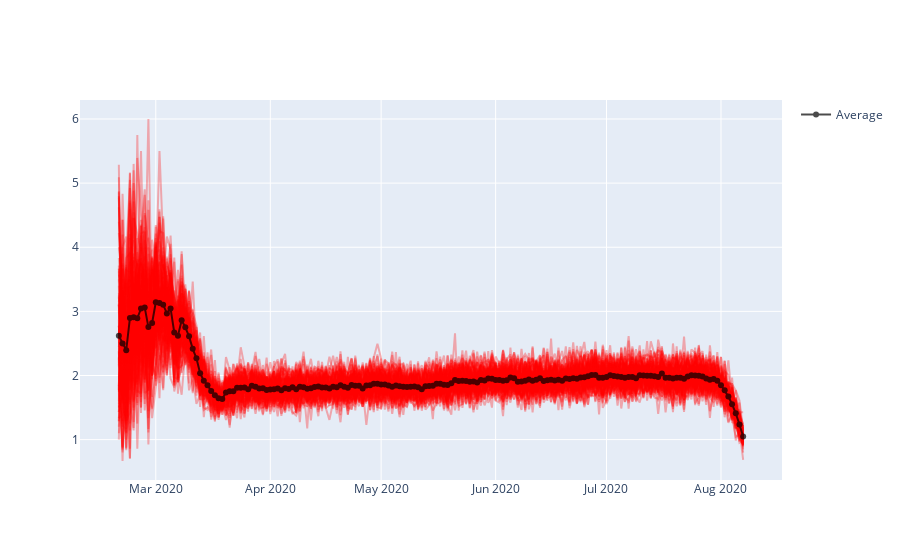

Here is the notebook cell this chart was saved with:
### Code cell
fig = go.Figure()


x = pd.date_range(pd.datetime(2020, 2, 15+5), periods=len(mobility_trends)-15)

for d in data:
    r = []
    for day in range(1+5, len(mobility_trends)):
        infected = d[0][d[0][:,2] == day][:, 0]
        r.append(np.mean([d[1][i] for i in infected]))
    fig.add_trace(go.Scatter(x=x, y=r, mode='lines', line=dict(color='red'), opacity=0.3, showlegend=False))

mean_line = []
for day in range(1+5, len(mobility_trends)):
    r = []
    for d in data:
        infected = d[0][d[0][:,2] == day][:, 0]
        r.extend([d[1][i] for i in infected])
    mean_line.append(np.mean(r))

fig.add_trace(go.Scatter(x=x, y=mean_line, mode='markers+lines', 
                         line=dict(color='black'), opacity=0.7, name='Average'))

fig.write_image('light_quearentine_rt.png', scale=3)
fig.show()

### Figure 1 — Plotly figure (JSON) as saved in the notebook; plotly's stock layout.template omitted (floating-point values rounded to 4 significant figures; data arrays with more than 128 entries replaced by an {"elided": "..."} marker saying what was removed)
{"data": [{"line": {"color": "red"}, "mode": "lines", "opacity": 0.3, "showlegend": false, "type": "scatter", "x": {"elided": "170 str values"}, "y": {"elided": "179 float values"}}, {"line": {"color": "red"}, "mode": "lines", "opacity": 0.3, "showlegend": false, "type": "scatter", "x": {"elided": "170 str values"}, "y": {"elided": "179 float values"}}, {"line": {"color": "red"}, "mode": "lines", "opacity": 0.3, "showlegend": false, "type": "scatter", "x": {"elided": "170 str values"}, "y": {"elided": "179 float values"}}, {"line": {"color": "red"}, "mode": "lines", "opacity": 0.3, "showlegend": false, "type": "scatter", "x": {"elided": "170 str values"}, "y": {"elided": "179 float values"}}, {"line": {"color": "red"}, "mode": "lines", "opacity": 0.3, "showlegend": false, "type": "scatter", "x": {"elided": "170 str values"}, "y": {"elided": "179 float values"}}, {"line": {"color": "red"}, "mode": "lines", "opacity": 0.3, "showlegend": false, "type": "scatter", "x": {"elided": "170 str values"}, "y": {"elided": "179 float values"}}, {"line": {"color": "red"}, "mode": "lines", "opacity": 0.3, "showlegend": false, "type": "scatter", "x": {"elided": "170 str values"}, "y": {"elided": "179 float values"}}, {"line": {"color": "red"}, "mode": "lines", "opacity": 0.3, "showlegend": false, "type": "scatter", "x": {"elided": "170 str values"}, "y": {"elided": "179 float values"}}, {"line": {"color": "red"}, "mode": "lines", "opacity": 0.3, "showlegend": false, "type": "scatter", "x": {"elided": "170 str values"}, "y": {"elided": "179 float values"}}, {"line": {"color": "red"}, "mode": "lines", "opacity": 0.3, "showlegend": false, "type": "scatter", "x": {"elided": "170 str values"}, "y": {"elided": "179 float values"}}, {"line": {"color": "red"}, "mode": "lines", "opacity": 0.3, "showlegend": false, "type": "scatter", "x": {"elided": "170 str values"}, "y": {"elided": "179 float values"}}, {"line": {"color": "red"}, "mode": "lines", "opacity": 0.3, "showlegend": false, "type": "scatter", "x": {"elided": "170 str values"}, "y": {"elided": "179 float values"}}, {"line": {"color": "red"}, "mode": "lines", "opacity": 0.3, "showlegend": false, "type": "scatter", "x": {"elided": "170 str values"}, "y": {"elided": "179 float values"}}, {"line": {"color": "red"}, "mode": "lines", "opacity": 0.3, "showlegend": false, "type": "scatter", "x": {"elided": "170 str values"}, "y": {"elided": "179 float values"}}, {"line": {"color": "red"}, "mode": "lines", "opacity": 0.3, "showlegend": false, "type": "scatter", "x": {"elided": "170 str values"}, "y": {"elided": "179 float values"}}, {"line": {"color": "red"}, "mode": "lines", "opacity": 0.3, "showlegend": false, "type": "scatter", "x": {"elided": "170 str values"}, "y": {"elided": "179 float values"}}, {"line": {"color": "red"}, "mode": "lines", "opacity": 0.3, "showlegend": false, "type": "scatter", "x": {"elided": "170 str values"}, "y": {"elided": "179 float values"}}, {"line": {"color": "red"}, "mode": "lines", "opacity": 0.3, "showlegend": false, "type": "scatter", "x": {"elided": "170 str values"}, "y": {"elided": "179 float values"}}, {"line": {"color": "red"}, "mode": "lines", "opacity": 0.3, "showlegend": false, "type": "scatter", "x": {"elided": "170 str values"}, "y": {"elided": "179 float values"}}, {"line": {"color": "red"}, "mode": "lines", "opacity": 0.3, "showlegend": false, "type": "scatter", "x": {"elided": "170 str values"}, "y": {"elided": "179 float values"}}, {"line": {"color": "red"}, "mode": "lines", "opacity": 0.3, "showlegend": false, "type": "scatter", "x": {"elided": "170 str values"}, "y": {"elided": "179 float values"}}, {"line": {"color": "red"}, "mode": "lines", "opacity": 0.3, "showlegend": false, "type": "scatter", "x": {"elided": "170 str values"}, "y": {"elided": "179 float values"}}, {"line": {"color": "red"}, "mode": "lines", "opacity": 0.3, "showlegend": false, "type": "scatter", "x": {"elided": "170 str values"}, "y": {"elided": "179 float values"}}, {"line": {"color": "red"}, "mode": "lines", "opacity": 0.3, "showlegend": false, "type": "scatter", "x": {"elided": "170 str values"}, "y": {"elided": "179 float values"}}, {"line": {"color": "red"}, "mode": "lines", "opacity": 0.3, "showlegend": false, "type": "scatter", "x": {"elided": "170 str values"}, "y": {"elided": "179 float values"}}, {"line": {"color": "red"}, "mode": "lines", "opacity": 0.3, "showlegend": false, "type": "scatter", "x": {"elided": "170 str values"}, "y": {"elided": "179 float values"}}, {"line": {"color": "red"}, "mode": "lines", "opacity": 0.3, "showlegend": false, "type": "scatter", "x": {"elided": "170 str values"}, "y": {"elided": "179 float values"}}, {"line": {"color": "red"}, "mode": "lines", "opacity": 0.3, "showlegend": false, "type": "scatter", "x": {"elided": "170 str values"}, "y": {"elided": "179 float values"}}, {"line": {"color": "red"}, "mode": "lines", "opacity": 0.3, "showlegend": false, "type": "scatter", "x": {"elided": "170 str values"}, "y": {"elided": "179 float values"}}, {"line": {"color": "red"}, "mode": "lines", "opacity": 0.3, "showlegend": false, "type": "scatter", "x": {"elided": "170 str values"}, "y": {"elided": "179 float values"}}, {"line": {"color": "red"}, "mode": "lines", "opacity": 0.3, "showlegend": false, "type": "scatter", "x": {"elided": "170 str values"}, "y": {"elided": "179 float values"}}, {"line": {"color": "red"}, "mode": "lines", "opacity": 0.3, "showlegend": false, "type": "scatter", "x": {"elided": "170 str values"}, "y": {"elided": "179 float values"}}, {"line": {"color": "red"}, "mode": "lines", "opacity": 0.3, "showlegend": false, "type": "scatter", "x": {"elided": "170 str values"}, "y": {"elided": "179 float values"}}, {"line": {"color": "red"}, "mode": "lines", "opacity": 0.3, "showlegend": false, "type": "scatter", "x": {"elided": "170 str values"}, "y": {"elided": "179 float values"}}, {"line": {"color": "red"}, "mode": "lines", "opacity": 0.3, "showlegend": false, "type": "scatter", "x": {"elided": "170 str values"}, "y": {"elided": "179 float values"}}, {"line": {"color": "red"}, "mode": "lines", "opacity": 0.3, "showlegend": false, "type": "scatter", "x": {"elided": "170 str values"}, "y": {"elided": "179 float values"}}, {"line": {"color": "red"}, "mode": "lines", "opacity": 0.3, "showlegend": false, "type": "scatter", "x": {"elided": "170 str values"}, "y": {"elided": "179 float values"}}, {"line": {"color": "red"}, "mode": "lines", "opacity": 0.3, "showlegend": false, "type": "scatter", "x": {"elided": "170 str values"}, "y": {"elided": "179 float values"}}, {"line": {"color": "red"}, "mode": "lines", "opacity": 0.3, "showlegend": false, "type": "scatter", "x": {"elided": "170 str values"}, "y": {"elided": "179 float values"}}, {"line": {"color": "red"}, "mode": "lines", "opacity": 0.3, "showlegend": false, "type": "scatter", "x": {"elided": "170 str values"}, "y": {"elided": "179 float values"}}, {"line": {"color": "red"}, "mode": "lines", "opacity": 0.3, "showlegend": false, "type": "scatter", "x": {"elided": "170 str values"}, "y": {"elided": "179 float values"}}, {"line": {"color": "red"}, "mode": "lines", "opacity": 0.3, "showlegend": false, "type": "scatter", "x": {"elided": "170 str values"}, "y": {"elided": "179 float values"}}, {"line": {"color": "red"}, "mode": "lines", "opacity": 0.3, "showlegend": false, "type": "scatter", "x": {"elided": "170 str values"}, "y": {"elided": "179 float values"}}, {"line": {"color": "red"}, "mode": "lines", "opacity": 0.3, "showlegend": false, "type": "scatter", "x": {"elided": "170 str values"}, "y": {"elided": "179 float values"}}, {"line": {"color": "red"}, "mode": "lines", "opacity": 0.3, "showlegend": false, "type": "scatter", "x": {"elided": "170 str values"}, "y": {"elided": "179 float values"}}, {"line": {"color": "red"}, "mode": "lines", "opacity": 0.3, "showlegend": false, "type": "scatter", "x": {"elided": "170 str values"}, "y": {"elided": "179 float values"}}, {"line": {"color": "red"}, "mode": "lines", "opacity": 0.3, "showlegend": false, "type": "scatter", "x": {"elided": "170 str values"}, "y": {"elided": "179 float values"}}, {"line": {"color": "red"}, "mode": "lines", "opacity": 0.3, "showlegend": false, "type": "scatter", "x": {"elided": "170 str values"}, "y": {"elided": "179 float values"}}, {"line": {"color": "red"}, "mode": "lines", "opacity": 0.3, "showlegend": false, "type": "scatter", "x": {"elided": "170 str values"}, "y": {"elided": "179 float values"}}, {"line": {"color": "red"}, "mode": "lines", "opacity": 0.3, "showlegend": false, "type": "scatter", "x": {"elided": "170 str values"}, "y": {"elided": "179 float values"}}, {"line": {"color": "red"}, "mode": "lines", "opacity": 0.3, "showlegend": false, "type": "scatter", "x": {"elided": "170 str values"}, "y": {"elided": "179 float values"}}, {"line": {"color": "red"}, "mode": "lines", "opacity": 0.3, "showlegend": false, "type": "scatter", "x": {"elided": "170 str values"}, "y": {"elided": "179 float values"}}, {"line": {"color": "red"}, "mode": "lines", "opacity": 0.3, "showlegend": false, "type": "scatter", "x": {"elided": "170 str values"}, "y": {"elided": "179 float values"}}, {"line": {"color": "red"}, "mode": "lines", "opacity": 0.3, "showlegend": false, "type": "scatter", "x": {"elided": "170 str values"}, "y": {"elided": "179 float values"}}, {"line": {"color": "red"}, "mode": "lines", "opacity": 0.3, "showlegend": false, "type": "scatter", "x": {"elided": "170 str values"}, "y": {"elided": "179 float values"}}, {"line": {"color": "red"}, "mode": "lines", "opacity": 0.3, "showlegend": false, "type": "scatter", "x": {"elided": "170 str values"}, "y": {"elided": "179 float values"}}, {"line": {"color": "red"}, "mode": "lines", "opacity": 0.3, "showlegend": false, "type": "scatter", "x": {"elided": "170 str values"}, "y": {"elided": "179 float values"}}, {"line": {"color": "red"}, "mode": "lines", "opacity": 0.3, "showlegend": false, "type": "scatter", "x": {"elided": "170 str values"}, "y": {"elided": "179 float values"}}, {"line": {"color": "red"}, "mode": "lines", "opacity": 0.3, "showlegend": false, "type": "scatter", "x": {"elided": "170 str values"}, "y": {"elided": "179 float values"}}, {"line": {"color": "red"}, "mode": "lines", "opacity": 0.3, "showlegend": false, "type": "scatter", "x": {"elided": "170 str values"}, "y": {"elided": "179 float values"}}, {"line": {"color": "red"}, "mode": "lines", "opacity": 0.3, "showlegend": false, "type": "scatter", "x": {"elided": "170 str values"}, "y": {"elided": "179 float values"}}, {"line": {"color": "red"}, "mode": "lines", "opacity": 0.3, "showlegend": false, "type": "scatter", "x": {"elided": "170 str values"}, "y": {"elided": "179 float values"}}, {"line": {"color": "red"}, "mode": "lines", "opacity": 0.3, "showlegend": false, "type": "scatter", "x": {"elided": "170 str values"}, "y": {"elided": "179 float values"}}, {"line": {"color": "red"}, "mode": "lines", "opacity": 0.3, "showlegend": false, "type": "scatter", "x": {"elided": "170 str values"}, "y": {"elided": "179 float values"}}, {"line": {"color": "red"}, "mode": "lines", "opacity": 0.3, "showlegend": false, "type": "scatter", "x": {"elided": "170 str values"}, "y": {"elided": "179 float values"}}, {"line": {"color": "red"}, "mode": "lines", "opacity": 0.3, "showlegend": false, "type": "scatter", "x": {"elided": "170 str values"}, "y": {"elided": "179 float values"}}, {"line": {"color": "red"}, "mode": "lines", "opacity": 0.3, "showlegend": false, "type": "scatter", "x": {"elided": "170 str values"}, "y": {"elided": "179 float values"}}, {"line": {"color": "red"}, "mode": "lines", "opacity": 0.3, "showlegend": false, "type": "scatter", "x": {"elided": "170 str values"}, "y": {"elided": "179 float values"}}, {"line": {"color": "red"}, "mode": "lines", "opacity": 0.3, "showlegend": false, "type": "scatter", "x": {"elided": "170 str values"}, "y": {"elided": "179 float values"}}, {"line": {"color": "red"}, "mode": "lines", "opacity": 0.3, "showlegend": false, "type": "scatter", "x": {"elided": "170 str values"}, "y": {"elided": "179 float values"}}, {"line": {"color": "red"}, "mode": "lines", "opacity": 0.3, "showlegend": false, "type": "scatter", "x": {"elided": "170 str values"}, "y": {"elided": "179 float values"}}, {"line": {"color": "red"}, "mode": "lines", "opacity": 0.3, "showlegend": false, "type": "scatter", "x": {"elided": "170 str values"}, "y": {"elided": "179 float values"}}, {"line": {"color": "red"}, "mode": "lines", "opacity": 0.3, "showlegend": false, "type": "scatter", "x": {"elided": "170 str values"}, "y": {"elided": "179 float values"}}, {"line": {"color": "red"}, "mode": "lines", "opacity": 0.3, "showlegend": false, "type": "scatter", "x": {"elided": "170 str values"}, "y": {"elided": "179 float values"}}, {"line": {"color": "red"}, "mode": "lines", "opacity": 0.3, "showlegend": false, "type": "scatter", "x": {"elided": "170 str values"}, "y": {"elided": "179 float values"}}, {"line": {"color": "red"}, "mode": "lines", "opacity": 0.3, "showlegend": false, "type": "scatter", "x": {"elided": "170 str values"}, "y": {"elided": "179 float values"}}, {"line": {"color": "red"}, "mode": "lines", "opacity": 0.3, "showlegend": false, "type": "scatter", "x": {"elided": "170 str values"}, "y": {"elided": "179 float values"}}, {"line": {"color": "red"}, "mode": "lines", "opacity": 0.3, "showlegend": false, "type": "scatter", "x": {"elided": "170 str values"}, "y": {"elided": "179 float values"}}, {"line": {"color": "red"}, "mode": "lines", "opacity": 0.3, "showlegend": false, "type": "scatter", "x": {"elided": "170 str values"}, "y": {"elided": "179 float values"}}, {"line": {"color": "red"}, "mode": "lines", "opacity": 0.3, "showlegend": false, "type": "scatter", "x": {"elided": "170 str values"}, "y": {"elided": "179 float values"}}, {"line": {"color": "red"}, "mode": "lines", "opacity": 0.3, "showlegend": false, "type": "scatter", "x": {"elided": "170 str values"}, "y": {"elided": "179 float values"}}, {"line": {"color": "red"}, "mode": "lines", "opacity": 0.3, "showlegend": false, "type": "scatter", "x": {"elided": "170 str values"}, "y": {"elided": "179 float values"}}, {"line": {"color": "red"}, "mode": "lines", "opacity": 0.3, "showlegend": false, "type": "scatter", "x": {"elided": "170 str values"}, "y": {"elided": "179 float values"}}, {"line": {"color": "red"}, "mode": "lines", "opacity": 0.3, "showlegend": false, "type": "scatter", "x": {"elided": "170 str values"}, "y": {"elided": "179 float values"}}, {"line": {"color": "red"}, "mode": "lines", "opacity": 0.3, "showlegend": false, "type": "scatter", "x": {"elided": "170 str values"}, "y": {"elided": "179 float values"}}, {"line": {"color": "red"}, "mode": "lines", "opacity": 0.3, "showlegend": false, "type": "scatter", "x": {"elided": "170 str values"}, "y": {"elided": "179 float values"}}, {"line": {"color": "red"}, "mode": "lines", "opacity": 0.3, "showlegend": false, "type": "scatter", "x": {"elided": "170 str values"}, "y": {"elided": "179 float values"}}, {"line": {"color": "red"}, "mode": "lines", "opacity": 0.3, "showlegend": false, "type": "scatter", "x": {"elided": "170 str values"}, "y": {"elided": "179 float values"}}, {"line": {"color": "red"}, "mode": "lines", "opacity": 0.3, "showlegend": false, "type": "scatter", "x": {"elided": "170 str values"}, "y": {"elided": "179 float values"}}, {"line": {"color": "red"}, "mode": "lines", "opacity": 0.3, "showlegend": false, "type": "scatter", "x": {"elided": "170 str values"}, "y": {"elided": "179 float values"}}, {"line": {"color": "red"}, "mode": "lines", "opacity": 0.3, "showlegend": false, "type": "scatter", "x": {"elided": "170 str values"}, "y": {"elided": "179 float values"}}, {"line": {"color": "red"}, "mode": "lines", "opacity": 0.3, "showlegend": false, "type": "scatter", "x": {"elided": "170 str values"}, "y": {"elided": "179 float values"}}, {"line": {"color": "red"}, "mode": "lines", "opacity": 0.3, "showlegend": false, "type": "scatter", "x": {"elided": "170 str values"}, "y": {"elided": "179 float values"}}, {"line": {"color": "red"}, "mode": "lines", "opacity": 0.3, "showlegend": false, "type": "scatter", "x": {"elided": "170 str values"}, "y": {"elided": "179 float values"}}, {"line": {"color": "red"}, "mode": "lines", "opacity": 0.3, "showlegend": false, "type": "scatter", "x": {"elided": "170 str values"}, "y": {"elided": "179 float values"}}, {"line": {"color": "red"}, "mode": "lines", "opacity": 0.3, "showlegend": false, "type": "scatter", "x": {"elided": "170 str values"}, "y": {"elided": "179 float values"}}, {"line": {"color": "red"}, "mode": "lines", "opacity": 0.3, "showlegend": false, "type": "scatter", "x": {"elided": "170 str values"}, "y": {"elided": "179 float values"}}, {"line": {"color": "red"}, "mode": "lines", "opacity": 0.3, "showlegend": false, "type": "scatter", "x": {"elided": "170 str values"}, "y": {"elided": "179 float values"}}, {"line": {"color": "red"}, "mode": "lines", "opacity": 0.3, "showlegend": false, "type": "scatter", "x": {"elided": "170 str values"}, "y": {"elided": "179 float values"}}, {"line": {"color": "red"}, "mode": "lines", "opacity": 0.3, "showlegend": false, "type": "scatter", "x": {"elided": "170 str values"}, "y": {"elided": "179 float values"}}, {"line": {"color": "black"}, "mode": "markers+lines", "name": "Average", "opacity": 0.7, "type": "scatter", "x": {"elided": "170 str values"}, "y": {"elided": "179 float values"}}], "layout": {}}
